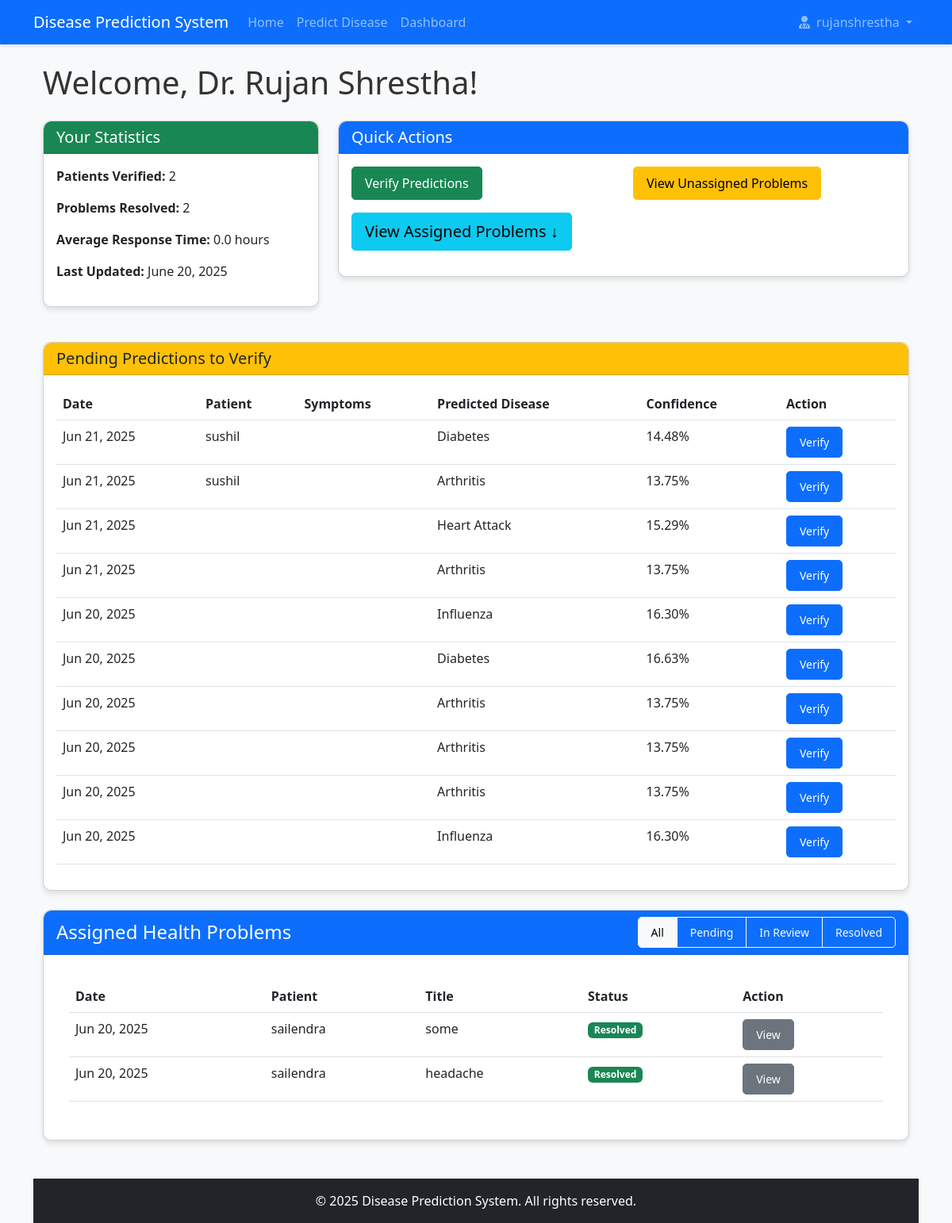
The app's page /dashboard/doctor/ (signed in) with its own data.
### accounts/models.py (models this page shows, shortened)
class UserProfile(models.Model):
    USER_TYPES = (
        ('patient', 'Patient'),
        ('doctor', 'Doctor'),
        ('admin', 'Admin'),
    )
    user = models.OneToOneField(User, on_delete=models.CASCADE, related_name='profile')
    user_type = models.CharField(max_length=10, choices=USER_TYPES, default='patient')
    profile_picture = models.ImageField(upload_to='profile_pics', blank=True, null=True)
    phone_number = models.CharField(max_length=15, blank=True, null=True)
    address = models.TextField(blank=True, null=True)
    date_of_birth = models.DateField(blank=True, null=True)
    created_at = models.DateTimeField(auto_now_add=True)
    updated_at = models.DateTimeField(auto_now=True)

class Doctor(models.Model):
    user_profile = models.OneToOneField(UserProfile, on_delete=models.CASCADE, related_name='doctor_profile')
    specialization = models.CharField(max_length=100)
    qualification = models.CharField(max_length=100)
    experience_years = models.PositiveIntegerField(default=0)
    license_number = models.CharField(max_length=50, unique=True)
    is_verified = models.BooleanField(default=False)
    bio = models.TextField(blank=True, null=True)
    consultation_fee = models.DecimalField(max_digits=10, decimal_places=2, default=0)

class Patient(models.Model):
    user_profile = models.OneToOneField(UserProfile, on_delete=models.CASCADE, related_name='patient_profile')
    gender = models.CharField(max_length=10, blank=True, null=True)  # Add this line
    height = models.FloatField(help_text="Height in cm", blank=True, null=True)
    weight = models.FloatField(help_text="Weight in kg", blank=True, null=True)
    blood_group = models.CharField(max_length=5, blank=True, null=True)
    blood_pressure = models.CharField(max_length=20, blank=True, null=True)
    sugar_level = models.CharField(max_length=20, blank=True, null=True)
    allergies = models.TextField(blank=True, null=True)
    medical_history = models.TextField(blank=True, null=True)

### dashboard/models.py (models this page shows, shortened)
class DoctorStatistics(models.Model):
    doctor = models.OneToOneField(Doctor, on_delete=models.CASCADE, related_name='statistics')
    patients_verified = models.PositiveIntegerField(default=0)
    problems_resolved = models.PositiveIntegerField(default=0)
    average_response_time = models.FloatField(default=0)  # in hours
    last_updated = models.DateTimeField(auto_now=True)

### prediction/models.py (models this page shows, shortened)
class Prediction(models.Model):
    patient = models.ForeignKey(Patient, on_delete=models.CASCADE, related_name='predictions', null=True, blank=True)
    symptoms = models.TextField()
    predicted_disease = models.ForeignKey(Disease, on_delete=models.CASCADE, related_name='predictions')
    confidence_score = models.FloatField()
    is_verified = models.BooleanField(default=False)
    verified_by = models.ForeignKey(Doctor, on_delete=models.SET_NULL, null=True, blank=True, related_name='verified_predictions')
    doctor_notes = models.TextField(blank=True, null=True)
    created_at = models.DateTimeField(auto_now_add=True)
    updated_at = models.DateTimeField(auto_now=True)

class Disease(models.Model):
    name = models.CharField(max_length=100)
    description = models.TextField()
    symptoms = models.TextField(help_text="Comma separated list of symptoms")
    causes = models.TextField()
    home_remedies = models.TextField(blank=True, null=True)
    medications = models.TextField(blank=True, null=True)
    created_at = models.DateTimeField(auto_now_add=True)
    updated_at = models.DateTimeField(auto_now=True)

class PatientProblem(models.Model):
    STATUS_CHOICES = (
        ('pending', 'Pending'),
        ('in_review', 'In Review'),
        ('resolved', 'Resolved'),
    )
    patient = models.ForeignKey(Patient, on_delete=models.CASCADE, related_name='problems')
    title = models.CharField(max_length=200)
    description = models.TextField()
    symptoms = models.TextField(blank=True, null=True)
    duration = models.CharField(max_length=100, blank=True, null=True)
    taking_medicine = models.CharField(max_length=5, blank=True, null=True)
    medicine_details = models.TextField(blank=True, null=True)
    picture = models.ImageField(upload_to='problem_images/', blank=True, null=True)
    status = models.CharField(max_length=20, choices=STATUS_CHOICES, default='pending')
    assigned_doctor = models.ForeignKey(Doctor, on_delete=models.SET_NULL, null=True, blank=True, related_name='assigned_problems')
    doctor_response = models.TextField(blank=True, null=True)
    created_at = models.DateTimeField(auto_now_add=True)
    updated_at = models.DateTimeField(auto_now=True)

### dashboard/views.py (the view, shortened to what this page needs)
# urls.py: path('doctor/', views.doctor_dashboard, name='doctor_dashboard'),
@login_required
def doctor_dashboard(request):
    user_profile = UserProfile.objects.get(user=request.user)
    if user_profile.user_type != 'doctor':
        messages.error(request, 'You do not have permission to access this dashboard')
        return redirect('home')
    doctor = Doctor.objects.get(user_profile=user_profile)
    if not doctor.is_verified:
        return render(request, 'dashboard/doctor_verification_pending.html')
    pending_predictions = Prediction.objects.filter(is_verified=False).order_by('-created_at')[:10]
    assigned_problems = PatientProblem.objects.filter(assigned_doctor=doctor).order_by('-created_at')
    problem_filter = request.GET.get('problem_filter', 'all')
    if problem_filter != 'all' and problem_filter in ['pending', 'in_review', 'resolved']:
        assigned_problems = assigned_problems.filter(status=problem_filter)
    notifications = Notification.objects.filter(user_profile=user_profile, is_read=False).order_by('-created_at')[:5]
    stats, created = DoctorStatistics.objects.get_or_create(doctor=doctor)
    patients_verified = Prediction.objects.filter(verified_by=doctor).count()
    problems_resolved = PatientProblem.objects.filter(assigned_doctor=doctor, status='resolved').count()
    if stats.patients_verified != patients_verified or stats.problems_resolved != problems_resolved:
        stats.patients_verified = patients_verified
        stats.problems_resolved = problems_resolved
        stats.save()
    context = {
        'doctor': doctor,
        'pending_predictions': pending_predictions,
        'assigned_problems': assigned_problems,
        'notifications': notifications,
        'stats': stats,
        'problem_filter': problem_filter  # Pass the current filter to the template
    }
    return render(request, 'dashboard/doctor_dashboard.html', context)

### templates/dashboard/doctor_dashboard.html (shortened to what this page needs)
{% extends 'base/base.html' %}
{% block content %}
<div class="container mt-4">
    <h1 class="mb-4">Welcome, Dr. {{ doctor.user_profile.user.first_name }} {{ doctor.user_profile.user.last_name }}!</h1>
    <div class="row">
        <div class="col-md-4 mb-4">
            <div class="card">
                <div class="card-header bg-success text-white">
                    <h5 class="mb-0">Your Statistics</h5>
                </div>
                <div class="card-body">
                    <p><strong>Patients Verified:</strong> {{ stats.patients_verified }}</p>
                    <p><strong>Problems Resolved:</strong> {{ stats.problems_resolved }}</p>
                    <p><strong>Average Response Time:</strong> {{ stats.average_response_time|floatformat:1 }} hours</p>
                    <p><strong>Last Updated:</strong> {{ stats.last_updated|date:"F d, Y" }}</p>
                </div>
            </div>
        </div>
        <div class="col-md-8 mb-4">
            <div class="card">
                <div class="card-header bg-primary text-white">
                    <h5 class="mb-0">Quick Actions</h5>
                </div>
                <div class="card-body">
                    <div class="row">
                        <div class="col-md-6 mb-3">
                            <a href="#" class="btn btn-success btn-block">Verify Predictions</a>
                        </div>
                        <div class="col-md-6 mb-3">
                            <a href="{% url 'unassigned_problems' %}" class="btn btn-warning btn-block">View Unassigned Problems</a>
                        </div>
                        <div class="col-md-6 mb-3">
                            <a href="#assigned-problems" class="btn btn-info btn-lg btn-block">View Assigned Problems ↓</a>
                        </div>
                    </div>
                </div>
            </div>
        </div>
    </div>
    <div class="card mb-4">
        <div class="card-header bg-warning text-dark">
            <h5 class="mb-0">Pending Predictions to Verify</h5>
        </div>
        <div class="card-body">
            {% if pending_predictions %}
            <div class="table-responsive">
                <table class="table table-hover">
                    <thead>
                        <tr>
                            <th>Date</th>
                            <th>Patient</th>
                            <th>Symptoms</th>
                            <th>Predicted Disease</th>
                            <th>Confidence</th>
                            <th>Action</th>
                        </tr>
                    </thead>
                    <tbody>
                        {% for prediction in pending_predictions %}
                        <tr>
                            <td>{{ prediction.created_at|date:"M d, Y" }}</td>
                            <td>{{ prediction.patient.user_profile.user.username }}</td>
                            <td>{{ prediction.symptoms_text|truncatechars:30 }}</td>
                            <td>{{ prediction.predicted_disease.name }}</td>
                            <td>{{ prediction.confidence_score|floatformat:2 }}%</td>
                            <td>
                                <a href="{% url 'verify_prediction' prediction.id %}" class="btn btn-sm btn-primary">Verify</a>
                            </td>
                        </tr>
                        {% endfor %}
                    </tbody>
                </table>
            </div>
            {% else %}
            <p class="text-muted">There are no pending predictions to verify.</p>
            {% endif %}
        </div>
    </div>
    <div class="card mb-4" id="assigned-problems">
        <div class="card-header bg-primary text-white d-flex justify-content-between align-items-center">
            <h4 class="mb-0">Assigned Health Problems</h4>
            <div class="btn-group">
                <button data-filter="all" class="btn btn-sm btn-outline-light filter-btn {% if not request.GET.problem_filter or request.GET.problem_filter == 'all' %}active{% endif %}">All</button>
                <button data-filter="pending" class="btn btn-sm btn-outline-light filter-btn {% if request.GET.problem_filter == 'pending' %}active{% endif %}">Pending</button>
                <button data-filter="in_review" class="btn btn-sm btn-outline-light filter-btn {% if request.GET.problem_filter == 'in_review' %}active{% endif %}">In Review</button>
                <button data-filter="resolved" class="btn btn-sm btn-outline-light filter-btn {% if request.GET.problem_filter == 'resolved' %}active{% endif %}">Resolved</button>
            </div>
        </div>
        <div class="card-body">
            <div class="card-body">
                {% if assigned_problems %}
                <div class="table-responsive">
                    <table class="table table-hover">
                        <thead>
                            <tr>
                                <th>Date</th>
                                <th>Patient</th>
                                <th>Title</th>
                                <th>Status</th>
                                <th>Action</th>
                            </tr>
                        </thead>
                        <tbody id="assigned-problems-table">
                            {% for problem in assigned_problems %}
                            <tr>
                                <td>{{ problem.created_at|date:"M d, Y" }}</td>
                                <td>{{ problem.patient.user_profile.user.username }}</td>
                                <td>{{ problem.title }}</td>
                                <td>
                                    {% if problem.status == 'pending' %}
                                    <span class="badge bg-warning">Pending</span>
                                    {% elif problem.status == 'in_review' %}
                                    <span class="badge bg-info">In Review</span>
                                    {% elif problem.status == 'resolved' %}
                                    <span class="badge bg-success">Resolved</span>
                                    {% endif %}
                                </td>
                                <td>
                                    {% if problem.status != 'resolved' %}
                                    <a href="{% url 'respond_to_problem' problem.id %}" class="btn btn-sm btn-primary">Respond</a>
                                    {% else %}
                                    <a href="{% url 'problem_detail' problem.id %}" class="btn btn-sm btn-secondary">View</a>
                                    {% endif %}
                                </td>
                            </tr>
                            {% endfor %}
                        </tbody>
                    </table>
                </div>
                {% else %}
                <p id="no-assigned-problems" class="text-muted">You don't have any assigned health problems.</p>
                {% endif %}
            </div>
    </div>
</div>
{% endblock %}

### templates/base/base.html (shortened to what this page needs)
<!DOCTYPE html>
<html lang="en">
<head>
    <link href="https://cdn.jsdelivr.net/npm/bootstrap@5.3.0/dist/css/bootstrap.min.css" rel="stylesheet">
    <link rel="stylesheet" href="/static/css/style.css">
    <link rel="stylesheet" href="https://cdnjs.cloudflare.com/ajax/libs/font-awesome/6.0.0/css/all.min.css">
</head>
<body>
    <nav class="navbar navbar-expand-lg navbar-dark bg-primary">
        <div class="container">
            <a class="navbar-brand" href="{% url 'home' %}">Disease Prediction System</a>
            <div class="collapse navbar-collapse" id="navbarNav">
                <ul class="navbar-nav me-auto">
                    <li class="nav-item">
                        <a class="nav-link" href="{% url 'home' %}">Home</a>
                    </li>
                    <li class="nav-item">
                        <a class="nav-link" href="{% url 'prediction_home' %}">Predict Disease</a>
                    </li>
                    {% if user.is_authenticated %}
                        <li class="nav-item">
                            <a class="nav-link" href="{% url 'dashboard_home' %}">Dashboard</a>
                        </li>
                    {% endif %}
                </ul>
                <ul class="navbar-nav">
                    {% if user.is_authenticated %}
                        <li class="nav-item dropdown">
                            <a class="nav-link dropdown-toggle" href="#" id="navbarDropdown" role="button" data-bs-toggle="dropdown">
                                <i class="fas {% if user.profile.user_type == 'patient' %}fa-user{% elif user.profile.user_type == 'doctor' %}fa-user-md{% elif user.profile.user_type == 'admin' %}fa-user-shield{% endif %} me-1"></i>
                                {{ user.username }}
                            </a>
                        </li>
                    {% endif %}
                </ul>
            </div>
        </div>
    </nav>
    <div class="container mt-4">
        {% block content %}{% endblock %}
    </div>
    <footer class="bg-dark text-white text-center py-3 mt-5">
        <div class="container">
            <p class="mb-0">&copy; {% now "Y" %} Disease Prediction System. All rights reserved.</p>
        </div>
    </footer>
</body>
</html>

### static/css/style.css (style rules this page uses)
body { font-family: 'Segoe UI', Tahoma, Geneva, Verdana, sans-serif; background-color: #f8f9fa; color: #333; }
.navbar { box-shadow: 0 2px 4px rgba(0, 0, 0, 0.1); }
.card { border-radius: 10px; box-shadow: 0 4px 6px rgba(0, 0, 0, 0.1); margin-bottom: 20px; transition: transform 0.3s ease; }
.card-header { border-radius: 10px 10px 0 0 !important; font-weight: bold; }
.btn { border-radius: 5px; padding: 8px 16px; font-weight: 500; }
.btn-primary { background-color: #0d6efd; border-color: #0d6efd; }

### records on screen
Doctor: user_profile.user.first_name "Rujan", user_profile.user.last_name "Shrestha"
DoctorStatistics: patients_verified "2", problems_resolved "2", average_response_time "0.0", last_updated "June 20, 2025"
Prediction: created_at "Jun 21, 2025", patient.user_profile.user.username "sushil", predicted_disease.name "Diabetes", confidence_score "14.48"
Prediction: created_at "Jun 21, 2025", patient.user_profile.user.username "sushil", predicted_disease.name "Arthritis", confidence_score "13.75"
Prediction: created_at "Jun 21, 2025", predicted_disease.name "Heart Attack", confidence_score "15.29"
Prediction: created_at "Jun 21, 2025", predicted_disease.name "Arthritis", confidence_score "13.75"
Prediction: created_at "Jun 20, 2025", predicted_disease.name "Influenza", confidence_score "16.30"
Prediction: created_at "Jun 20, 2025", predicted_disease.name "Diabetes", confidence_score "16.63"
Prediction: created_at "Jun 20, 2025", predicted_disease.name "Arthritis", confidence_score "13.75"
Prediction: created_at "Jun 20, 2025", predicted_disease.name "Arthritis", confidence_score "13.75"
Prediction: created_at "Jun 20, 2025", predicted_disease.name "Arthritis", confidence_score "13.75"
Prediction: created_at "Jun 20, 2025", predicted_disease.name "Influenza", confidence_score "16.30"
PatientProblem: created_at "Jun 20, 2025", patient.user_profile.user.username "sailendra", title "some", status "Resolved"
PatientProblem: created_at "Jun 20, 2025", patient.user_profile.user.username "sailendra", title "headache", status "Resolved"

### other values on screen
{{ user.username }} "rujanshrestha"
